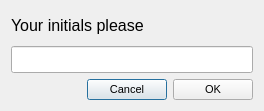
<?xml version="1.0" encoding="UTF-8"?>
<ui version="4.0">
 <class>annotatorDlg</class>
 <widget class="QDialog" name="annotatorDlg">
  <property name="geometry">
   <rect>
    <x>0</x>
    <y>0</y>
    <width>264</width>
    <height>111</height>
   </rect>
  </property>
  <property name="windowTitle">
   <string>Tell me about yourself...</string>
  </property>
  <layout class="QVBoxLayout" name="verticalLayout">
   <item>
    <widget class="QLabel" name="label">
     <property name="font">
      <font>
       <pointsize>12</pointsize>
      </font>
     </property>
     <property name="text">
      <string>Your initials please</string>
     </property>
    </widget>
   </item>
   <item>
    <widget class="QLineEdit" name="annotatorEdit">
     <property name="font">
      <font>
       <pointsize>12</pointsize>
      </font>
     </property>
    </widget>
   </item>
   <item>
    <layout class="QHBoxLayout" name="horizontalLayout">
     <item>
      <spacer name="horizontalSpacer">
       <property name="font">
        <font>
         <pointsize>12</pointsize>
        </font>
       </property>
       <property name="orientation">
        <enum>Qt::Horizontal</enum>
       </property>
       <property name="sizeHint" stdset="0">
        <size>
         <width>40</width>
         <height>20</height>
        </size>
       </property>
      </spacer>
     </item>
     <item>
      <widget class="QPushButton" name="cancelBtn">
       <property name="font">
        <font>
         <pointsize>8</pointsize>
        </font>
       </property>
       <property name="text">
        <string>Cancel</string>
       </property>
      </widget>
     </item>
     <item>
      <widget class="QPushButton" name="okBtn">
       <property name="font">
        <font>
         <pointsize>8</pointsize>
        </font>
       </property>
       <property name="text">
        <string>OK</string>
       </property>
      </widget>
     </item>
    </layout>
   </item>
  </layout>
 </widget>
 <resources/>
 <connections/>
</ui>
